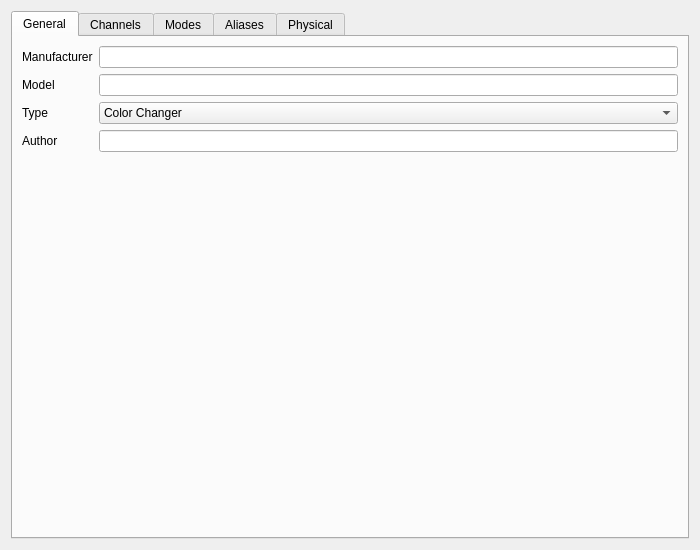
<?xml version="1.0" encoding="UTF-8"?>
<ui version="4.0">
 <author>Massimo Callegari</author>
 <comment>
  Q Light Controller Plus
  fixtureeditor.ui

  Copyright (c) 2015 Massimo Callegari

  Licensed under the Apache License, Version 2.0 (the &quot;License&quot;);
  you may not use this file except in compliance with the License.
  You may obtain a copy of the License at

      http://www.apache.org/licenses/LICENSE-2.0.txt

  Unless required by applicable law or agreed to in writing, software
  distributed under the License is distributed on an &quot;AS IS&quot; BASIS,
  WITHOUT WARRANTIES OR CONDITIONS OF ANY KIND, either express or implied.
  See the License for the specific language governing permissions and
  limitations under the License.
 </comment>
 <class>FixtureEditor</class>
 <widget class="QWidget" name="FixtureEditor">
  <property name="geometry">
   <rect>
    <x>0</x>
    <y>0</y>
    <width>700</width>
    <height>550</height>
   </rect>
  </property>
  <property name="windowTitle">
   <string>Fixture</string>
  </property>
  <layout class="QGridLayout" name="gridLayout_3">
   <item row="0" column="0">
    <widget class="QTabWidget" name="m_tab">
     <property name="currentIndex">
      <number>0</number>
     </property>
     <widget class="QWidget" name="General">
      <attribute name="title">
       <string>General</string>
      </attribute>
      <layout class="QGridLayout" name="gridLayout">
       <item row="0" column="0">
        <widget class="QLabel" name="m_manufacturerLabel">
         <property name="sizePolicy">
          <sizepolicy hsizetype="Preferred" vsizetype="Preferred">
           <horstretch>0</horstretch>
           <verstretch>0</verstretch>
          </sizepolicy>
         </property>
         <property name="text">
          <string>Manufacturer</string>
         </property>
        </widget>
       </item>
       <item row="0" column="1">
        <widget class="QLineEdit" name="m_manufacturerEdit">
         <property name="sizePolicy">
          <sizepolicy hsizetype="Preferred" vsizetype="Fixed">
           <horstretch>0</horstretch>
           <verstretch>0</verstretch>
          </sizepolicy>
         </property>
         <property name="toolTip">
          <string>The manufacturer name for this fixture (e.g. Martin)</string>
         </property>
        </widget>
       </item>
       <item row="1" column="0">
        <widget class="QLabel" name="m_modelLabel">
         <property name="text">
          <string>Model</string>
         </property>
        </widget>
       </item>
       <item row="1" column="1">
        <widget class="QLineEdit" name="m_modelEdit">
         <property name="sizePolicy">
          <sizepolicy hsizetype="Preferred" vsizetype="Fixed">
           <horstretch>0</horstretch>
           <verstretch>0</verstretch>
          </sizepolicy>
         </property>
         <property name="toolTip">
          <string>The model name for this fixture (e.g. MAC250)</string>
         </property>
        </widget>
       </item>
       <item row="2" column="0">
        <widget class="QLabel" name="m_typeLabel">
         <property name="text">
          <string>Type</string>
         </property>
        </widget>
       </item>
       <item row="2" column="1">
        <widget class="QComboBox" name="m_typeCombo">
         <property name="sizePolicy">
          <sizepolicy hsizetype="Preferred" vsizetype="Fixed">
           <horstretch>0</horstretch>
           <verstretch>0</verstretch>
          </sizepolicy>
         </property>
         <property name="toolTip">
          <string>The general type of this fixture</string>
         </property>
         <property name="iconSize">
          <size>
           <width>24</width>
           <height>24</height>
          </size>
         </property>
         <item>
          <property name="text">
           <string notr="true">Color Changer</string>
          </property>
          <property name="icon">
           <iconset resource="../ui/src/qlcui.qrc">
            <normaloff>:/fixture.png</normaloff>:/fixture.png</iconset>
          </property>
         </item>
         <item>
          <property name="text">
           <string notr="true">Dimmer</string>
          </property>
          <property name="icon">
           <iconset resource="../ui/src/qlcui.qrc">
            <normaloff>:/dimmer.png</normaloff>:/dimmer.png</iconset>
          </property>
         </item>
         <item>
          <property name="text">
           <string notr="true">Effect</string>
          </property>
          <property name="icon">
           <iconset resource="../ui/src/qlcui.qrc">
            <normaloff>:/effect.png</normaloff>:/effect.png</iconset>
          </property>
         </item>
         <item>
          <property name="text">
           <string notr="true">Fan</string>
          </property>
          <property name="icon">
           <iconset resource="../ui/src/qlcui.qrc">
            <normaloff>:/fan.png</normaloff>:/fan.png</iconset>
          </property>
         </item>
         <item>
          <property name="text">
           <string notr="true">Flower</string>
          </property>
          <property name="icon">
           <iconset resource="../ui/src/qlcui.qrc">
            <normaloff>:/flower.png</normaloff>:/flower.png</iconset>
          </property>
         </item>
         <item>
          <property name="text">
           <string notr="true">Hazer</string>
          </property>
          <property name="icon">
           <iconset resource="../ui/src/qlcui.qrc">
            <normaloff>:/hazer.png</normaloff>:/hazer.png</iconset>
          </property>
         </item>
         <item>
          <property name="text">
           <string notr="true">Laser</string>
          </property>
          <property name="icon">
           <iconset resource="../ui/src/qlcui.qrc">
            <normaloff>:/laser.png</normaloff>:/laser.png</iconset>
          </property>
         </item>
         <item>
          <property name="text">
           <string notr="true">Moving Head</string>
          </property>
          <property name="icon">
           <iconset resource="../ui/src/qlcui.qrc">
            <normaloff>:/movinghead.png</normaloff>:/movinghead.png</iconset>
          </property>
         </item>
         <item>
          <property name="text">
           <string notr="true">Other</string>
          </property>
          <property name="icon">
           <iconset resource="../ui/src/qlcui.qrc">
            <normaloff>:/other.png</normaloff>:/other.png</iconset>
          </property>
         </item>
         <item>
          <property name="text">
           <string notr="true">Scanner</string>
          </property>
          <property name="icon">
           <iconset resource="../ui/src/qlcui.qrc">
            <normaloff>:/scanner.png</normaloff>:/scanner.png</iconset>
          </property>
         </item>
         <item>
          <property name="text">
           <string notr="true">Smoke</string>
          </property>
          <property name="icon">
           <iconset resource="../ui/src/qlcui.qrc">
            <normaloff>:/smoke.png</normaloff>:/smoke.png</iconset>
          </property>
         </item>
         <item>
          <property name="text">
           <string notr="true">Strobe</string>
          </property>
          <property name="icon">
           <iconset resource="../ui/src/qlcui.qrc">
            <normaloff>:/strobe.png</normaloff>:/strobe.png</iconset>
          </property>
         </item>
        </widget>
       </item>
       <item row="3" column="0">
        <widget class="QLabel" name="m_authorLabel">
         <property name="text">
          <string>Author</string>
         </property>
        </widget>
       </item>
       <item row="3" column="1">
        <widget class="QLineEdit" name="m_authorEdit">
         <property name="toolTip">
          <string>The name of the author of this fixture definition</string>
         </property>
        </widget>
       </item>
       <item row="4" column="1">
        <spacer>
         <property name="orientation">
          <enum>Qt::Vertical</enum>
         </property>
         <property name="sizeHint" stdset="0">
          <size>
           <width>20</width>
           <height>40</height>
          </size>
         </property>
        </spacer>
       </item>
      </layout>
     </widget>
     <widget class="QWidget" name="Channels">
      <attribute name="title">
       <string>Channels</string>
      </attribute>
      <layout class="QGridLayout" name="gridLayout_2">
       <item row="0" column="0" rowspan="8">
        <widget class="QTreeWidget" name="m_channelList">
         <property name="alternatingRowColors">
          <bool>true</bool>
         </property>
         <property name="rootIsDecorated">
          <bool>true</bool>
         </property>
         <property name="itemsExpandable">
          <bool>true</bool>
         </property>
         <property name="allColumnsShowFocus">
          <bool>true</bool>
         </property>
         <property name="expandsOnDoubleClick">
          <bool>false</bool>
         </property>
         <column>
          <property name="text">
           <string>Name</string>
          </property>
         </column>
         <column>
          <property name="text">
           <string>Group</string>
          </property>
         </column>
        </widget>
       </item>
       <item row="0" column="1">
        <widget class="QToolButton" name="m_addChannelButton">
         <property name="toolTip">
          <string>Add a channel</string>
         </property>
         <property name="text">
          <string notr="true">...</string>
         </property>
         <property name="icon">
          <iconset resource="../ui/src/qlcui.qrc">
           <normaloff>:/edit_add.png</normaloff>:/edit_add.png</iconset>
         </property>
         <property name="iconSize">
          <size>
           <width>32</width>
           <height>32</height>
          </size>
         </property>
        </widget>
       </item>
       <item row="1" column="1">
        <widget class="QToolButton" name="m_removeChannelButton">
         <property name="toolTip">
          <string>Remove the selected channel</string>
         </property>
         <property name="text">
          <string notr="true">...</string>
         </property>
         <property name="icon">
          <iconset resource="../ui/src/qlcui.qrc">
           <normaloff>:/edit_remove.png</normaloff>:/edit_remove.png</iconset>
         </property>
         <property name="iconSize">
          <size>
           <width>32</width>
           <height>32</height>
          </size>
         </property>
        </widget>
       </item>
       <item row="2" column="1">
        <widget class="QToolButton" name="m_editChannelButton">
         <property name="toolTip">
          <string>Edit the selected channel</string>
         </property>
         <property name="text">
          <string notr="true">...</string>
         </property>
         <property name="icon">
          <iconset resource="../ui/src/qlcui.qrc">
           <normaloff>:/edit.png</normaloff>:/edit.png</iconset>
         </property>
         <property name="iconSize">
          <size>
           <width>32</width>
           <height>32</height>
          </size>
         </property>
        </widget>
       </item>
       <item row="3" column="1">
        <widget class="Line" name="line_2">
         <property name="orientation">
          <enum>Qt::Horizontal</enum>
         </property>
        </widget>
       </item>
       <item row="4" column="1">
        <widget class="QToolButton" name="m_copyChannelButton">
         <property name="toolTip">
          <string>Copy the selected channel to the clipboard</string>
         </property>
         <property name="text">
          <string notr="true">...</string>
         </property>
         <property name="icon">
          <iconset resource="../ui/src/qlcui.qrc">
           <normaloff>:/editcopy.png</normaloff>:/editcopy.png</iconset>
         </property>
         <property name="iconSize">
          <size>
           <width>32</width>
           <height>32</height>
          </size>
         </property>
        </widget>
       </item>
       <item row="5" column="1">
        <widget class="QToolButton" name="m_pasteChannelButton">
         <property name="toolTip">
          <string>Paste the channel in clipboard to this fixture</string>
         </property>
         <property name="text">
          <string notr="true">...</string>
         </property>
         <property name="icon">
          <iconset resource="../ui/src/qlcui.qrc">
           <normaloff>:/editpaste.png</normaloff>:/editpaste.png</iconset>
         </property>
         <property name="iconSize">
          <size>
           <width>32</width>
           <height>32</height>
          </size>
         </property>
        </widget>
       </item>
       <item row="6" column="1">
        <spacer>
         <property name="orientation">
          <enum>Qt::Vertical</enum>
         </property>
         <property name="sizeHint" stdset="0">
          <size>
           <width>20</width>
           <height>124</height>
          </size>
         </property>
        </spacer>
       </item>
       <item row="7" column="1">
        <widget class="QToolButton" name="m_expandChannelsButton">
         <property name="toolTip">
          <string>Open/close all channel items</string>
         </property>
         <property name="text">
          <string notr="true">...</string>
         </property>
         <property name="icon">
          <iconset resource="../ui/src/qlcui.qrc">
           <normaloff>:/check.png</normaloff>:/check.png</iconset>
         </property>
         <property name="iconSize">
          <size>
           <width>32</width>
           <height>32</height>
          </size>
         </property>
        </widget>
       </item>
      </layout>
     </widget>
     <widget class="QWidget" name="Modes">
      <attribute name="title">
       <string>Modes</string>
      </attribute>
      <layout class="QGridLayout" name="gridLayout_4">
       <item row="0" column="0" rowspan="7">
        <widget class="QTreeWidget" name="m_modeList">
         <property name="alternatingRowColors">
          <bool>true</bool>
         </property>
         <property name="rootIsDecorated">
          <bool>true</bool>
         </property>
         <property name="allColumnsShowFocus">
          <bool>true</bool>
         </property>
         <property name="expandsOnDoubleClick">
          <bool>false</bool>
         </property>
         <column>
          <property name="text">
           <string>Name</string>
          </property>
         </column>
         <column>
          <property name="text">
           <string>Channels</string>
          </property>
         </column>
         <column>
          <property name="text">
           <string>Heads</string>
          </property>
         </column>
        </widget>
       </item>
       <item row="0" column="1">
        <widget class="QToolButton" name="m_addModeButton">
         <property name="toolTip">
          <string>Add a mode</string>
         </property>
         <property name="text">
          <string notr="true">...</string>
         </property>
         <property name="icon">
          <iconset resource="../ui/src/qlcui.qrc">
           <normaloff>:/edit_add.png</normaloff>:/edit_add.png</iconset>
         </property>
         <property name="iconSize">
          <size>
           <width>32</width>
           <height>32</height>
          </size>
         </property>
        </widget>
       </item>
       <item row="1" column="1">
        <widget class="QToolButton" name="m_removeModeButton">
         <property name="toolTip">
          <string>Remove the selected mode</string>
         </property>
         <property name="text">
          <string notr="true">...</string>
         </property>
         <property name="icon">
          <iconset resource="../ui/src/qlcui.qrc">
           <normaloff>:/edit_remove.png</normaloff>:/edit_remove.png</iconset>
         </property>
         <property name="iconSize">
          <size>
           <width>32</width>
           <height>32</height>
          </size>
         </property>
        </widget>
       </item>
       <item row="2" column="1">
        <widget class="QToolButton" name="m_editModeButton">
         <property name="toolTip">
          <string>Edit the selected mode</string>
         </property>
         <property name="text">
          <string notr="true">...</string>
         </property>
         <property name="icon">
          <iconset resource="../ui/src/qlcui.qrc">
           <normaloff>:/edit.png</normaloff>:/edit.png</iconset>
         </property>
         <property name="iconSize">
          <size>
           <width>32</width>
           <height>32</height>
          </size>
         </property>
        </widget>
       </item>
       <item row="3" column="1">
        <widget class="Line" name="line">
         <property name="orientation">
          <enum>Qt::Horizontal</enum>
         </property>
        </widget>
       </item>
       <item row="4" column="1">
        <widget class="QToolButton" name="m_cloneModeButton">
         <property name="toolTip">
          <string>Create a copy of the selected mode</string>
         </property>
         <property name="text">
          <string notr="true">...</string>
         </property>
         <property name="icon">
          <iconset resource="../ui/src/qlcui.qrc">
           <normaloff>:/editcopy.png</normaloff>:/editcopy.png</iconset>
         </property>
         <property name="iconSize">
          <size>
           <width>32</width>
           <height>32</height>
          </size>
         </property>
        </widget>
       </item>
       <item row="5" column="1">
        <spacer>
         <property name="orientation">
          <enum>Qt::Vertical</enum>
         </property>
         <property name="sizeHint" stdset="0">
          <size>
           <width>20</width>
           <height>170</height>
          </size>
         </property>
        </spacer>
       </item>
       <item row="6" column="1">
        <widget class="QToolButton" name="m_expandModesButton">
         <property name="toolTip">
          <string>Open/close all mode items</string>
         </property>
         <property name="text">
          <string notr="true">...</string>
         </property>
         <property name="icon">
          <iconset resource="../ui/src/qlcui.qrc">
           <normaloff>:/check.png</normaloff>:/check.png</iconset>
         </property>
         <property name="iconSize">
          <size>
           <width>32</width>
           <height>32</height>
          </size>
         </property>
        </widget>
       </item>
      </layout>
     </widget>
     <widget class="QWidget" name="tab">
      <attribute name="title">
       <string>Aliases</string>
      </attribute>
      <layout class="QGridLayout" name="gridLayout_5">
       <item row="0" column="0">
        <layout class="QGridLayout" name="m_aliasGroup">
         <item row="1" column="3">
          <widget class="QComboBox" name="m_modeChannels">
           <property name="sizePolicy">
            <sizepolicy hsizetype="Expanding" vsizetype="Fixed">
             <horstretch>0</horstretch>
             <verstretch>0</verstretch>
            </sizepolicy>
           </property>
          </widget>
         </item>
         <item row="1" column="0">
          <widget class="QLabel" name="m_aliasModeLabel">
           <property name="text">
            <string>In mode</string>
           </property>
          </widget>
         </item>
         <item row="1" column="1">
          <widget class="QComboBox" name="m_modesCombo">
           <property name="sizePolicy">
            <sizepolicy hsizetype="Expanding" vsizetype="Fixed">
             <horstretch>0</horstretch>
             <verstretch>0</verstretch>
            </sizepolicy>
           </property>
          </widget>
         </item>
         <item row="1" column="6">
          <widget class="QToolButton" name="m_addAliasButton">
           <property name="toolTip">
            <string>Add a new alias</string>
           </property>
           <property name="text">
            <string notr="true"/>
           </property>
           <property name="icon">
            <iconset resource="../ui/src/qlcui.qrc">
             <normaloff>:/edit_add.png</normaloff>:/edit_add.png</iconset>
           </property>
           <property name="iconSize">
            <size>
             <width>32</width>
             <height>32</height>
            </size>
           </property>
          </widget>
         </item>
         <item row="1" column="4">
          <widget class="QLabel" name="m_aliasOverrideLabel">
           <property name="text">
            <string>with</string>
           </property>
          </widget>
         </item>
         <item row="1" column="2">
          <widget class="QLabel" name="m_aliasReplaceLabel">
           <property name="text">
            <string>replace</string>
           </property>
          </widget>
         </item>
         <item row="2" column="0" colspan="8">
          <widget class="QTreeWidget" name="m_aliasTree">
           <property name="sizePolicy">
            <sizepolicy hsizetype="Expanding" vsizetype="Preferred">
             <horstretch>0</horstretch>
             <verstretch>0</verstretch>
            </sizepolicy>
           </property>
           <attribute name="headerDefaultSectionSize">
            <number>115</number>
           </attribute>
           <column>
            <property name="text">
             <string>Alias</string>
            </property>
           </column>
           <column>
            <property name="text">
             <string>Mode</string>
            </property>
           </column>
           <column>
            <property name="text">
             <string>Base channel</string>
            </property>
           </column>
           <column>
            <property name="text">
             <string>Override channel</string>
            </property>
           </column>
          </widget>
         </item>
         <item row="1" column="5">
          <widget class="QComboBox" name="m_allChannels">
           <property name="sizePolicy">
            <sizepolicy hsizetype="Expanding" vsizetype="Fixed">
             <horstretch>0</horstretch>
             <verstretch>0</verstretch>
            </sizepolicy>
           </property>
          </widget>
         </item>
         <item row="1" column="7">
          <widget class="QToolButton" name="m_removeAliasButton">
           <property name="toolTip">
            <string>Remove the currently selected alias</string>
           </property>
           <property name="text">
            <string notr="true"/>
           </property>
           <property name="icon">
            <iconset resource="../ui/src/qlcui.qrc">
             <normaloff>:/edit_remove.png</normaloff>:/edit_remove.png</iconset>
           </property>
           <property name="iconSize">
            <size>
             <width>32</width>
             <height>32</height>
            </size>
           </property>
          </widget>
         </item>
         <item row="0" column="0">
          <widget class="QLabel" name="label">
           <property name="text">
            <string>Alias</string>
           </property>
          </widget>
         </item>
         <item row="0" column="1" colspan="7">
          <widget class="QComboBox" name="m_aliasCapCombo"/>
         </item>
        </layout>
       </item>
      </layout>
     </widget>
     <widget class="QWidget" name="Physical">
      <attribute name="title">
       <string>Physical</string>
      </attribute>
      <layout class="QVBoxLayout" name="verticalLayout_2">
       <item>
        <layout class="QVBoxLayout" name="physicalLayout"/>
       </item>
       <item>
        <spacer name="verticalSpacer">
         <property name="orientation">
          <enum>Qt::Vertical</enum>
         </property>
         <property name="sizeHint" stdset="0">
          <size>
           <width>20</width>
           <height>40</height>
          </size>
         </property>
        </spacer>
       </item>
      </layout>
     </widget>
    </widget>
   </item>
  </layout>
 </widget>
 <resources>
  <include location="../ui/src/qlcui.qrc"/>
  <include location="../ui/src/qlcui.qrc"/>
 </resources>
 <connections/>
</ui>
